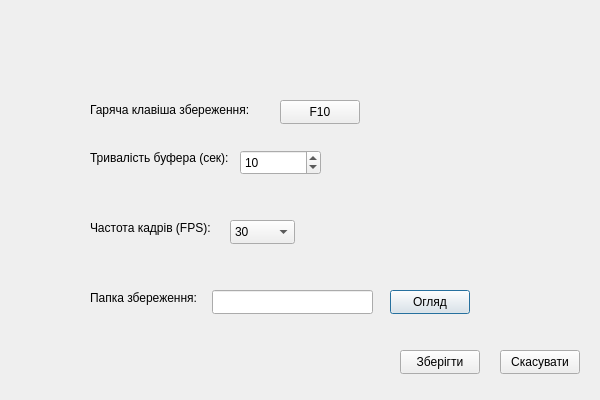
<?xml version="1.0" encoding="UTF-8"?>
<ui version="4.0">
 <class>SettingsWindowClass</class>
 <widget class="QDialog" name="SettingsWindowClass">
  <property name="geometry">
   <rect>
    <x>0</x>
    <y>0</y>
    <width>600</width>
    <height>400</height>
   </rect>
  </property>
  <property name="windowTitle">
   <string>SettingsWindow</string>
  </property>
  <widget class="QLabel" name="label">
   <property name="geometry">
    <rect>
     <x>90</x>
     <y>150</y>
     <width>161</width>
     <height>16</height>
    </rect>
   </property>
   <property name="text">
    <string>Тривалість буфера (сек):</string>
   </property>
  </widget>
  <widget class="QSpinBox" name="spinBufferSec">
   <property name="geometry">
    <rect>
     <x>240</x>
     <y>150</y>
     <width>81</width>
     <height>25</height>
    </rect>
   </property>
   <property name="minimum">
    <number>5</number>
   </property>
   <property name="maximum">
    <number>60</number>
   </property>
   <property name="value">
    <number>10</number>
   </property>
  </widget>
  <widget class="QLabel" name="label_2">
   <property name="geometry">
    <rect>
     <x>90</x>
     <y>220</y>
     <width>141</width>
     <height>16</height>
    </rect>
   </property>
   <property name="text">
    <string>Частота кадрів (FPS):</string>
   </property>
  </widget>
  <widget class="QComboBox" name="cmbFps">
   <property name="geometry">
    <rect>
     <x>230</x>
     <y>220</y>
     <width>65</width>
     <height>24</height>
    </rect>
   </property>
   <item>
    <property name="text">
     <string>30</string>
    </property>
   </item>
   <item>
    <property name="text">
     <string>60</string>
    </property>
   </item>
  </widget>
  <widget class="QLabel" name="label_3">
   <property name="geometry">
    <rect>
     <x>90</x>
     <y>290</y>
     <width>121</width>
     <height>16</height>
    </rect>
   </property>
   <property name="text">
    <string>Папка збереження:</string>
   </property>
  </widget>
  <widget class="QLineEdit" name="txtSavePath">
   <property name="geometry">
    <rect>
     <x>212</x>
     <y>290</y>
     <width>161</width>
     <height>24</height>
    </rect>
   </property>
  </widget>
  <widget class="QPushButton" name="btnBrowse">
   <property name="geometry">
    <rect>
     <x>390</x>
     <y>290</y>
     <width>80</width>
     <height>24</height>
    </rect>
   </property>
   <property name="text">
    <string>Огляд</string>
   </property>
  </widget>
  <widget class="QPushButton" name="btnApply">
   <property name="geometry">
    <rect>
     <x>400</x>
     <y>350</y>
     <width>80</width>
     <height>24</height>
    </rect>
   </property>
   <property name="text">
    <string>Зберігти</string>
   </property>
  </widget>
  <widget class="QPushButton" name="btnCancel">
   <property name="geometry">
    <rect>
     <x>500</x>
     <y>350</y>
     <width>80</width>
     <height>24</height>
    </rect>
   </property>
   <property name="text">
    <string>Скасувати</string>
   </property>
  </widget>
  <widget class="QLabel" name="label_4">
   <property name="geometry">
    <rect>
     <x>90</x>
     <y>100</y>
     <width>171</width>
     <height>20</height>
    </rect>
   </property>
   <property name="text">
    <string>Гаряча клавіша збереження:</string>
   </property>
  </widget>
  <widget class="QPushButton" name="btnHotkey">
   <property name="geometry">
    <rect>
     <x>280</x>
     <y>100</y>
     <width>80</width>
     <height>24</height>
    </rect>
   </property>
   <property name="text">
    <string>F10</string>
   </property>
  </widget>
 </widget>
 <layoutdefault spacing="6" margin="11"/>
 <resources/>
 <connections/>
</ui>
